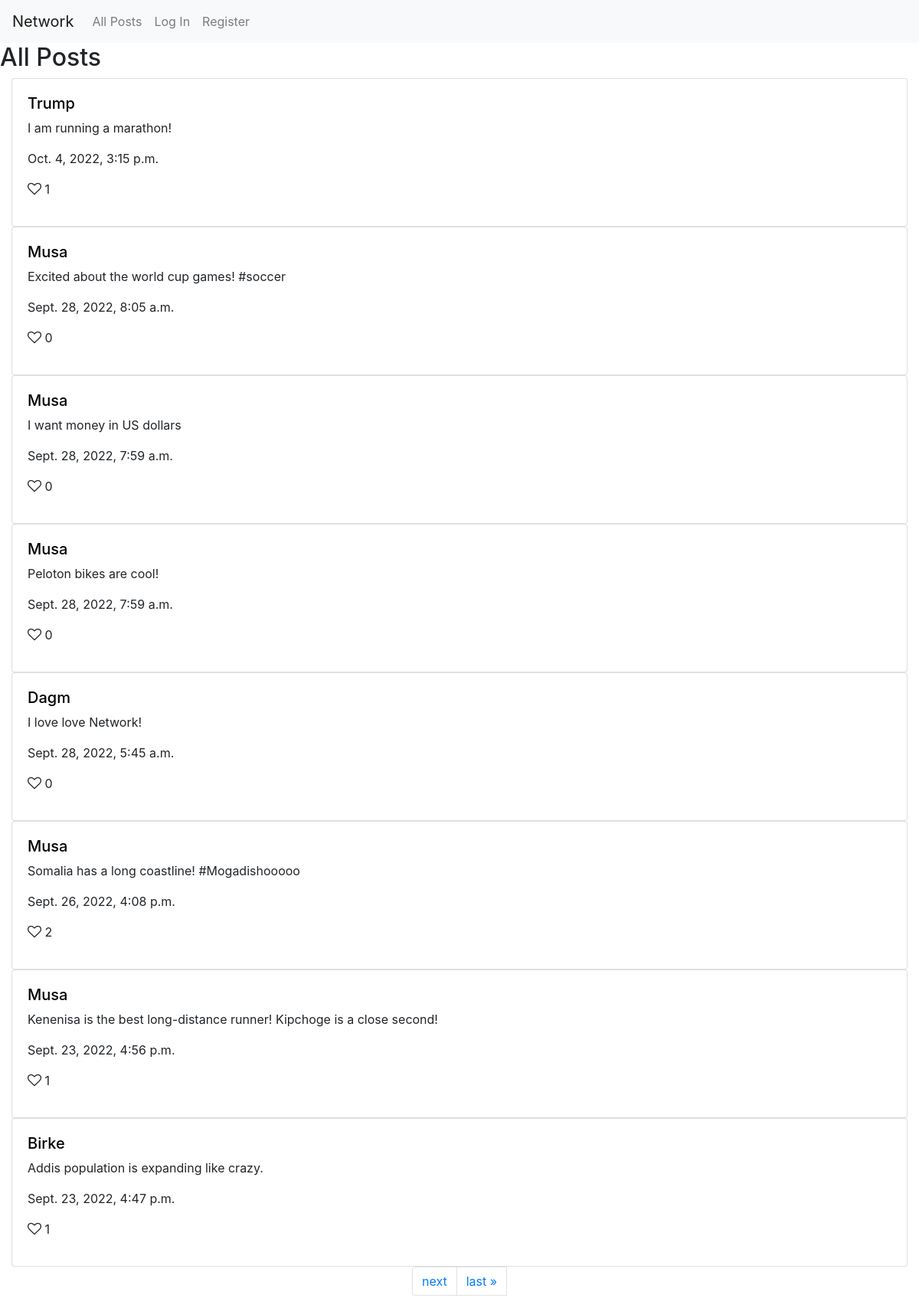
The page / on the database its author committed.
### network/models.py (models this page shows, shortened)
class Post(models.Model):
     post_id = models.AutoField(primary_key=True)
     postNote = models.TextField()
     poster = models.ForeignKey(User, on_delete=models.CASCADE, related_name="posts", null = True)
     timeStamp = models.DateTimeField(auto_now_add=True, null=True)
     likes = models.IntegerField(default = 0, null=True)
     likers =  models.ManyToManyField(User,  related_name="likerz", null = True)

class User(AbstractUser):
    pass
    followers = models.ManyToManyField('self', symmetrical=False, related_name= "following",
                blank=True)

### network/views.py (the view)
# urls.py: path("", views.index, name="index"),
def index(request):
    if request.method == "POST":
        Postform = PostForm(request.POST)
    else:
        post_list = Post.objects.order_by("-timeStamp").all()
        paginator = Paginator(post_list, 8)
        page_number = request.GET.get('page')
        page_obj = paginator.get_page(page_number)
        return render(request, 'network/index.html',
        {
        "posts" : Post.objects.order_by("-timeStamp").all(),
        'page_obj': page_obj,
            })

### network/templates/network/index.html (shortened to what this page needs)
{% extends "network/layout.html" %}
{% load static %}
{% block body %}
    <h2>All Posts</h2>
   <div id="posts-view">
    {% for post in page_obj %}
    <div  class = "container-fluid">
            <div id = "{{ post.post_id }}"class="card space" >
                <a  style="color:black" href="{% url 'profile' post.poster %}" ><h5> {{ post.poster| capfirst }}</h5> </a>
                <p class =  "post" id = "post{{ post.post_id }}"> {{ post.postNote }}</p>
                <p> {{ post.timeStamp }}</p>
                {% if  user in  post.likers.all %}
                    <p id = "like{{ post.post_id }}" ><a  class = "like" id = "c{{post.post_id}}"><i  id = "b{{ post.post_id }}" class=" fa fa-heart" style="font-size:18px; color: blue"></i> </a> {{post.likes}}</a></p>
                {% else %}
                    <p id = "like{{ post.post_id }}" ><a  class = "like" id = "c{{post.post_id}}"><i  id = "b{{ post.post_id }}" class=" fa fa-heart-o" style="font-size:18px"></i> </a> {{post.likes}}</a></p>
                {% endif %}
            </div>
    </div>
    {% empty %}
        <div> No Posts Avialable.</div>
    {% endfor %}
    <nav aria-label="Page navigation example">
        <ul class="pagination justify-content-center">
                {% if page_obj.has_next %}
                   <li class="page-item">
                        <a class="page-link" href="?page={{ page_obj.next_page_number }}">next</a>
                   </li>
                   <li>
                        <a class="page-link" href="?page={{ page_obj.paginator.num_pages }}">last &raquo;</a>
                    </li>
                {% endif %}
        </ul>
    </nav>
</div>
{% endblock %}

### network/static/network/styles.css (style rules this page uses)
.space { padding : 20px; }

### rows shown on the page
Post: poster "Trump", postNote "I am running a marathon!", timeStamp "Oct. 4, 2022, 3:15 p.m.", likes "1"
Post: poster "Musa", postNote "Excited about the world cup games! #soccer", timeStamp "Sept. 28, 2022, 8:05 a.m.", likes "0"
Post: poster "Musa", postNote "I want money in US dollars", timeStamp "Sept. 28, 2022, 7:59 a.m.", likes "0"
Post: poster "Musa", postNote "Peloton bikes are cool!", timeStamp "Sept. 28, 2022, 7:59 a.m.", likes "0"
Post: poster "Dagm", postNote "I love love Network!", timeStamp "Sept. 28, 2022, 5:45 a.m.", likes "0"
Post: poster "Musa", postNote "Somalia has a long coastline! #Mogadishooooo", timeStamp "Sept. 26, 2022, 4:08 p.m.", likes "2"
Post: poster "Musa", postNote "Kenenisa is the best long-distance runner! Kipchoge is a close second!", timeStamp "Sept. 23, 2022, 4:56 p.m.", likes "1"
Post: poster "Birke", postNote "Addis population is expanding like crazy.", timeStamp "Sept. 23, 2022, 4:47 p.m.", likes "1"
